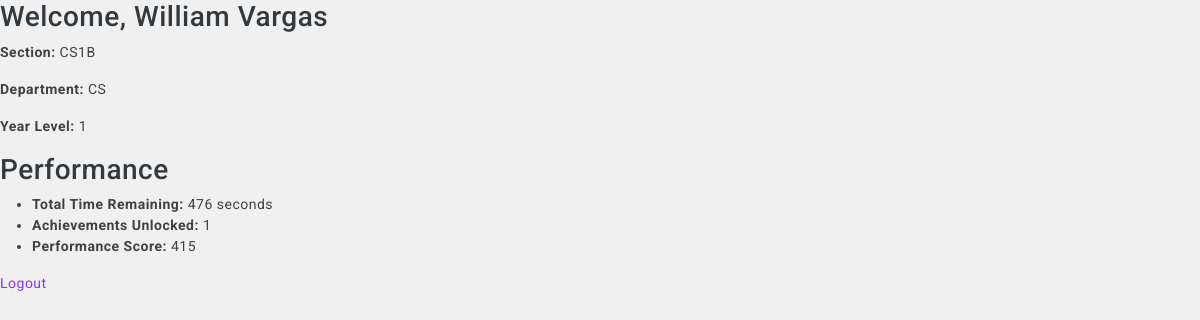
Screenshot of /student/dashboard/ (signed in) with the database file from the repository.
### StudentManagementSystem/models/student.py (models this page shows, shortened)
class Student(models.Model):
    student_id = models.CharField(max_length=50, unique=True)  # unique username or ID
    first_name = models.CharField(max_length=150)
    last_name = models.CharField(max_length=150)
    date_of_birth = models.DateField(null=True, blank=True)
    password = models.CharField(max_length=128)  # should be hashed
    year_level = models.ForeignKey(YearLevel, on_delete=models.CASCADE, null=True, blank=True)
    section = models.ForeignKey(Section, on_delete=models.CASCADE, null=True, blank=True)
    role = models.CharField(
        max_length=20,
        choices=Role.choices,
        default=Role.STUDENT  # Default to 'Student' role
    )
    @property
    def full_section(self):
        if self.section:
            return f"{self.section.department.name}{self.section.year_level.year}{self.section.letter}"
        return "N/A"

### StudentManagementSystem/models/department.py (models this page shows, shortened)
class Department(models.Model):
    name = models.CharField(max_length=50, unique=True)  # e.g. "CS", "IT"

### StudentManagementSystem/views/students/dashboard_students.py (the view)
def student_dashboard(request):
    student_id = request.session.get('user_id')
    if not student_id:
        return redirect('unified_login')
    try:
        student = Student.objects.get(id=student_id)
    except Student.DoesNotExist:
        return redirect('unified_login')
    performance = get_student_performance(student)
    return render(request, 'students/dashboard.html', {
        'student': student,
        'performance': performance,
    })

### StudentManagementSystem/templates/students/dashboard.html (shortened to what this page needs)
{% extends 'base.html' %}
{% block content %}
    {% include 'students/student_info.html' %}
    {% include 'students/student_performance.html' %}
    <p><a href="{% url 'unified_logout' %}">Logout</a></p>
{% endblock %}

### StudentManagementSystem/templates/students/student_info.html
{% block student_info %}
    <h3>Welcome, {{ student.first_name }} {{ student.last_name }}</h3>
    <p><strong>Section:</strong> {{ performance.section }}</p>
    <p><strong>Department:</strong> {{ performance.department }}</p>
    <p><strong>Year Level:</strong> {{ performance.year_level }}</p>
{% endblock %}

### assets/css/app.css (style rules this page uses)
html { scroll-behavior: smooth; }
body { font-size: 14px; color: #404143; background-color: #f0f0f0; letter-spacing: 0.5px; overflow-x: hidden; font-family: 'Roboto', sans-serif; }
a { text-decoration: none; }

### rows the page displays
Student: first_name "William", last_name "Vargas"
Department: department "CS"

### other values shown
{{ performance.section }} "CS1B"
{{ performance.year_level }} "1"
{{ performance.total_time_remaining }} "476"
{{ performance.achievements_unlocked }} "1"
{{ performance.score }} "415"
